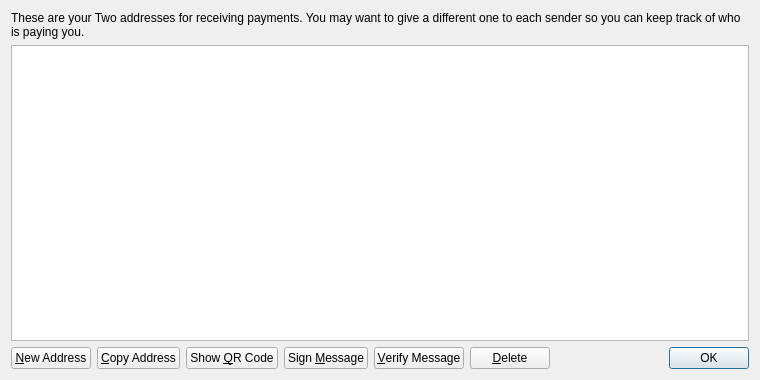
<?xml version="1.0" encoding="UTF-8"?>
<ui version="4.0">
 <class>AddressBookPage</class>
 <widget class="QWidget" name="AddressBookPage">
  <property name="geometry">
   <rect>
    <x>0</x>
    <y>0</y>
    <width>760</width>
    <height>380</height>
   </rect>
  </property>
  <property name="windowTitle">
   <string>Address Book</string>
  </property>
  <layout class="QVBoxLayout" name="verticalLayout">
   <item>
    <widget class="QLabel" name="labelExplanation">
     <property name="text">
      <string>These are your Two addresses for receiving payments. You may want to give a different one to each sender so you can keep track of who is paying you.</string>
     </property>
     <property name="textFormat">
      <enum>Qt::PlainText</enum>
     </property>
     <property name="wordWrap">
      <bool>true</bool>
     </property>
    </widget>
   </item>
   <item>
    <widget class="QTableView" name="tableView">
     <property name="contextMenuPolicy">
      <enum>Qt::CustomContextMenu</enum>
     </property>
     <property name="toolTip">
      <string>Double-click to edit address or label</string>
     </property>
     <property name="tabKeyNavigation">
      <bool>false</bool>
     </property>
     <property name="alternatingRowColors">
      <bool>true</bool>
     </property>
     <property name="selectionMode">
      <enum>QAbstractItemView::SingleSelection</enum>
     </property>
     <property name="selectionBehavior">
      <enum>QAbstractItemView::SelectRows</enum>
     </property>
     <property name="sortingEnabled">
      <bool>true</bool>
     </property>
     <attribute name="verticalHeaderVisible">
      <bool>false</bool>
     </attribute>
    </widget>
   </item>
   <item>
    <layout class="QHBoxLayout" name="horizontalLayout">
     <item>
      <widget class="QPushButton" name="newAddressButton">
       <property name="toolTip">
        <string>Create a new address</string>
       </property>
       <property name="text">
        <string>&amp;New Address</string>
       </property>
       <property name="icon">
        <iconset resource="../bitcoin.qrc">
         <normaloff>:/icons/add</normaloff>:/icons/add</iconset>
       </property>
      </widget>
     </item>
     <item>
      <widget class="QPushButton" name="copyToClipboard">
       <property name="toolTip">
        <string>Copy the currently selected address to the system clipboard</string>
       </property>
       <property name="text">
        <string>&amp;Copy Address</string>
       </property>
       <property name="icon">
        <iconset resource="../bitcoin.qrc">
         <normaloff>:/icons/editcopy</normaloff>:/icons/editcopy</iconset>
       </property>
      </widget>
     </item>
     <item>
      <widget class="QPushButton" name="showQRCode">
       <property name="text">
        <string>Show &amp;QR Code</string>
       </property>
       <property name="icon">
        <iconset resource="../bitcoin.qrc">
         <normaloff>:/icons/qrcode</normaloff>:/icons/qrcode</iconset>
       </property>
      </widget>
     </item>
     <item>
      <widget class="QPushButton" name="signMessage">
       <property name="toolTip">
        <string>Sign a message to prove you own a Two address</string>
       </property>
       <property name="text">
        <string>Sign &amp;Message</string>
       </property>
       <property name="icon">
        <iconset resource="../bitcoin.qrc">
         <normaloff>:/icons/edit</normaloff>:/icons/edit</iconset>
       </property>
      </widget>
     </item>
     <item>
      <widget class="QPushButton" name="verifyMessage">
       <property name="toolTip">
        <string>Verify a message to ensure it was signed with a specified Two address</string>
       </property>
       <property name="text">
        <string>&amp;Verify Message</string>
       </property>
       <property name="icon">
        <iconset resource="../bitcoin.qrc">
         <normaloff>:/icons/transaction_0</normaloff>:/icons/transaction_0</iconset>
       </property>
      </widget>
     </item>
     <item>
      <widget class="QPushButton" name="deleteButton">
       <property name="toolTip">
        <string>Delete the currently selected address from the list</string>
       </property>
       <property name="text">
        <string>&amp;Delete</string>
       </property>
       <property name="icon">
        <iconset resource="../bitcoin.qrc">
         <normaloff>:/icons/remove</normaloff>:/icons/remove</iconset>
       </property>
      </widget>
     </item>
     <item>
      <spacer name="horizontalSpacer">
       <property name="orientation">
        <enum>Qt::Horizontal</enum>
       </property>
       <property name="sizeHint" stdset="0">
        <size>
         <width>40</width>
         <height>20</height>
        </size>
       </property>
      </spacer>
     </item>
     <item>
      <widget class="QDialogButtonBox" name="buttonBox">
       <property name="sizePolicy">
        <sizepolicy hsizetype="Maximum" vsizetype="Fixed">
         <horstretch>0</horstretch>
         <verstretch>0</verstretch>
        </sizepolicy>
       </property>
       <property name="standardButtons">
        <set>QDialogButtonBox::Ok</set>
       </property>
      </widget>
     </item>
    </layout>
   </item>
  </layout>
 </widget>
 <resources>
  <include location="../bitcoin.qrc"/>
 </resources>
 <connections/>
</ui>
